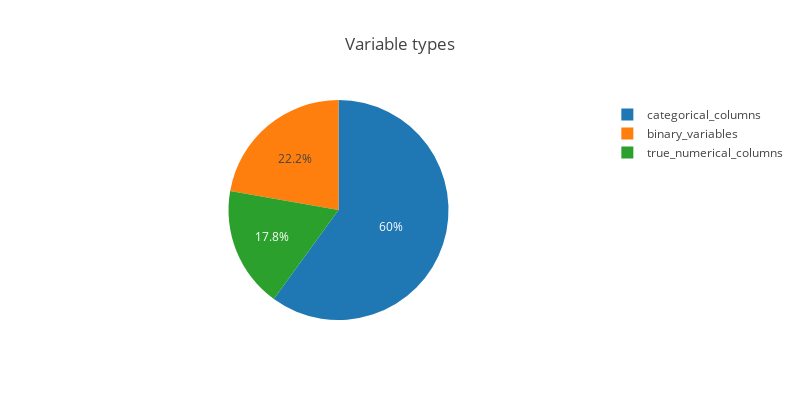

The cell this chart's notebook holds for it:
### Code cell
variables = {
    'categorical_columns': len(categorical_columns),
    'binary_variables': len(binary_variables),
    'true_numerical_columns': len(true_numerical_columns)
}
pie_trace = go.Pie(labels=list(variables.keys()), values=list(variables.values()))
layout = dict(title= "Variable types", height=400, width=800)
fig = dict(data=[pie_trace], layout=layout)
iplot(fig)

### Figure 1 — Plotly figure (JSON) as saved in the notebook; plotly's stock layout.template omitted (floating-point values rounded to 4 significant figures)
{"data": [{"labels": ["categorical_columns", "binary_variables", "true_numerical_columns"], "type": "pie", "uid": "dea1f527-39ad-44d0-9b7c-79ff848afc47", "values": [54, 20, 16]}], "layout": {"height": 400, "title": {"text": "Variable types"}, "width": 800}}
